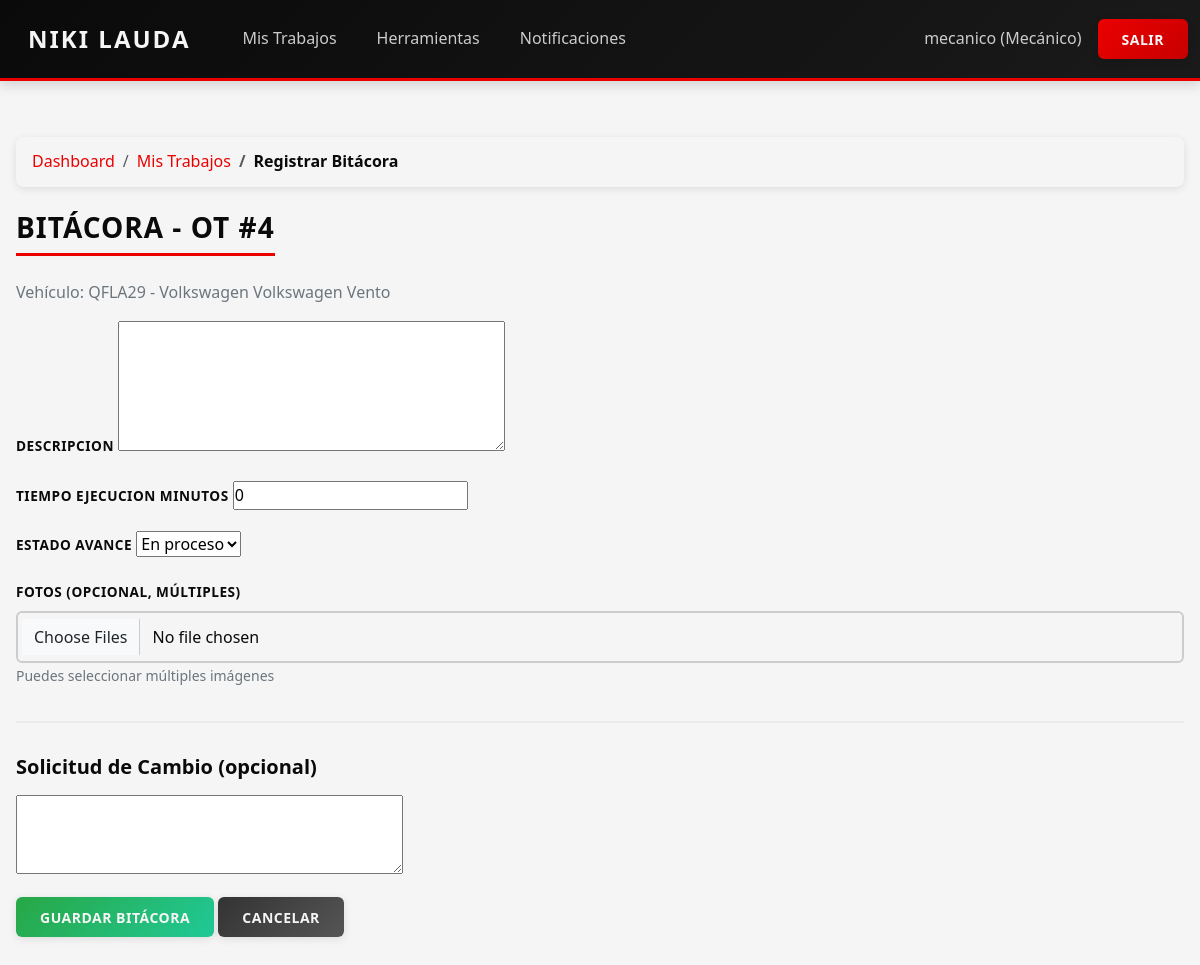
/mecanico/ot/4/bitacora/ (signed in), run on the app's committed database.
### core/models.py (models this page shows, shortened)
class PerfilUsuario(models.Model):
    usuario = models.OneToOneField(settings.AUTH_USER_MODEL, on_delete=models.CASCADE)
    rol = models.CharField(max_length=30, choices=RolUsuario.choices)

class OrdenTrabajo(models.Model):
    PRIORIDAD_CHOICES = [
        ("BAJA", "Baja"),
        ("MEDIA", "Media"),
        ("ALTA", "Alta"),
    ]
    cliente = models.ForeignKey(Cliente, on_delete=models.PROTECT)
    vehiculo = models.ForeignKey(Vehiculo, on_delete=models.PROTECT)
    mecanico = models.ForeignKey(Mecanico, on_delete=models.SET_NULL, null=True, blank=True)
    zona_trabajo = models.ForeignKey(ZonaTrabajo, on_delete=models.SET_NULL, null=True, blank=True)
    fecha_ingreso = models.DateField()
    fecha_estimada_entrega = models.DateField(blank=True, null=True)
    fecha_entrega_real = models.DateField(blank=True, null=True)
    motivo_ingreso = models.CharField(max_length=200)
    descripcion_problema = models.TextField()
    observaciones_iniciales = models.TextField(blank=True, null=True)
    estado = models.ForeignKey(EstadoOT, on_delete=models.PROTECT)
    prioridad = models.CharField(max_length=10, choices=PRIORIDAD_CHOICES, default="MEDIA")
    en_lista_espera = models.BooleanField(
        default=False,
        help_text="True si la OT está en lista de espera (RF11)."
    )
    creado_en = models.DateTimeField(auto_now_add=True)
    actualizado_en = models.DateTimeField(auto_now=True)

class Vehiculo(models.Model):
    cliente = models.ForeignKey(Cliente, on_delete=models.CASCADE, related_name="vehiculos")
    patente = models.CharField(max_length=10, unique=True)
    marca = models.ForeignKey(MarcaVehiculo, on_delete=models.PROTECT)
    modelo = models.ForeignKey(ModeloVehiculo, on_delete=models.PROTECT)
    anio = models.PositiveIntegerField()
    kilometraje = models.PositiveIntegerField()
    fecha_ultimo_servicio = models.DateField(blank=True, null=True)
    golpes_observados = models.TextField(blank=True, null=True)

class MarcaVehiculo(models.Model):
    nombre = models.CharField(max_length=100, unique=True)
    def __str__(self):
        return self.nombre

class ModeloVehiculo(models.Model):
    marca = models.ForeignKey(MarcaVehiculo, on_delete=models.CASCADE, related_name="modelos")
    nombre = models.CharField(max_length=100)
    class Meta:
        unique_together = ("marca", "nombre")
    def __str__(self):
        return f"{self.marca} {self.nombre}"

### core/views.py (the view)
# urls.py: path("mecanico/ot/<int:ot_id>/bitacora/", views.registrar_bitacora, name="registrar_bitacora"),
@login_required
@requiere_rol("MECANICO")
def registrar_bitacora(request, ot_id):
    ot = get_object_or_404(OrdenTrabajo, pk=ot_id)
    mecanico_obj = obtener_mecanico_desde_usuario(request.user)
    if not mecanico_obj:
        messages.warning(request, "Tu perfil de mecánico no está completamente configurado. Contacta al administrador.")
        return redirect("mis_trabajos")
    notification_service = NotificationService()
    if request.method == "POST":
        form = BitacoraForm(request.POST, request.FILES)
        if form.is_valid():
            bitacora = form.save(commit=False)
            bitacora.orden = ot
            bitacora.mecanico = mecanico_obj
            bitacora.save()
            imagenes = request.FILES.getlist("imagenes")
            for img in imagenes:
                FotoBitacora.objects.create(bitacora=bitacora, imagen=img)
            notification_service.notificar_bitacora_registrada(
                orden=ot,
                emisor=request.user.perfilusuario
            )
            solicitud_cambio = form.cleaned_data.get("solicitud_cambio", "").strip()
            if solicitud_cambio:
                notification_service.notificar_solicitud_cambio(
                    orden=ot,
                    mensaje=solicitud_cambio,
                    emisor=request.user.perfilusuario
                )
            messages.success(request, "Bitácora registrada correctamente.")
            return redirect("mis_trabajos")
    else:
        form = BitacoraForm()
    return render(request, "core/mecanico/registrar_bitacora.html", {
        "ot": ot,
        "form": form,
    })

### core/forms.py
class BitacoraForm(forms.ModelForm):
    imagenes = forms.FileField(
        required=False,
        label="Fotos (múltiples)",
        help_text="Puedes seleccionar múltiples archivos"
    )
    solicitud_cambio = forms.CharField(
        required=False,
        widget=forms.Textarea(attrs={'rows': 3}),
        label="Solicitud de cambio (opcional)"
    )
    class Meta:
        model = BitacoraTrabajo
        fields = ("descripcion", "tiempo_ejecucion_minutos", "estado_avance")
        widgets = {
            "descripcion": forms.Textarea(attrs={"rows": 5}),
            "tiempo_ejecucion_minutos": forms.NumberInput(attrs={"min": 0}),
        }

### core/context_processors.py (called while the page is built)
def notificaciones(request):
    context = {
        'notif_no_leidas': 0,
    }
    if request.user.is_authenticated:
        try:
            perfil = request.user.perfilusuario
            context['notif_no_leidas'] = perfil.notificaciones_recibidas.filter(leida=False).count()
        except (PerfilUsuario.DoesNotExist, AttributeError):
            pass
    return context

### core/helpers.py (called while the page is built, shortened)
def obtener_mecanico_desde_usuario(user):
    if not user or not user.is_authenticated:
        return None
    try:
        perfil = user.perfilusuario
        if perfil.rol != "MECANICO":
            return None
    except PerfilUsuario.DoesNotExist:
        return None
    nombre_completo = f"{user.first_name} {user.last_name}".strip()
    if not nombre_completo or nombre_completo == "":
        nombre_completo = user.username
    mecanico = Mecanico.objects.filter(nombre=nombre_completo).first()
    return mecanico

### core/patterns/observer.py (called while the page is built)
def get_orden_trabajo_subject() -> OrdenTrabajoSubject:
    global _orden_trabajo_subject
    if _orden_trabajo_subject is None:
        _orden_trabajo_subject = OrdenTrabajoSubject()
        _orden_trabajo_subject.attach(MecanicoObserver())
        _orden_trabajo_subject.attach(EncargadoObserver())
        _orden_trabajo_subject.attach(RecepcionistaObserver())
    return _orden_trabajo_subject

### core/templates/core/mecanico/registrar_bitacora.html (shortened to what this page needs)
{% extends "core/base.html" %}
{% block content %}
<nav aria-label="breadcrumb" class="mb-3">
    <ol class="breadcrumb">
        <li class="breadcrumb-item"><a href="{% url 'dashboard' %}">Dashboard</a></li>
        <li class="breadcrumb-item"><a href="{% url 'mis_trabajos' %}">Mis Trabajos</a></li>
        <li class="breadcrumb-item active">Registrar Bitácora</li>
    </ol>
</nav>
<h3>Bitácora - OT #{{ ot.id }}</h3>
<p class="text-muted">Vehículo: {{ ot.vehiculo.patente }} - {{ ot.vehiculo.marca }} {{ ot.vehiculo.modelo }}</p>
<form method="POST" enctype="multipart/form-data">
    <div class="mb-3">
        <label for="{{ form.descripcion.id_for_label }}" class="form-label">{{ form.descripcion.label }}</label>
        {{ form.descripcion }}
    </div>
    <div class="mb-3">
        <label for="{{ form.tiempo_ejecucion_minutos.id_for_label }}" class="form-label">{{ form.tiempo_ejecucion_minutos.label }}</label>
        {{ form.tiempo_ejecucion_minutos }}
    </div>
    <div class="mb-3">
        <label for="{{ form.estado_avance.id_for_label }}" class="form-label">{{ form.estado_avance.label }}</label>
        {{ form.estado_avance }}
    </div>
    <div class="mb-3">
        <label for="id_imagenes" class="form-label">Fotos (opcional, múltiples)</label>
        <input type="file" name="imagenes" id="id_imagenes" multiple class="form-control" accept="image/*">
        <small class="form-text text-muted">Puedes seleccionar múltiples imágenes</small>
    </div>
    <hr>
    <h5>Solicitud de Cambio (opcional)</h5>
    <div class="mb-3">
        {{ form.solicitud_cambio }}
    </div>
    <button type="submit" class="btn btn-success">Guardar Bitácora</button>
    <a href="{% url 'mis_trabajos' %}" class="btn btn-secondary">Cancelar</a>
</form>
{% endblock %}

### core/templates/core/navbar.html (shortened to what this page needs)
<nav class="navbar navbar-expand-lg navbar-dark bg-dark">
    <div class="container-fluid">
        <a class="navbar-brand" href="{% url 'dashboard' %}">Niki Lauda</a>
        <ul class="navbar-nav me-auto">
            {% if user.is_authenticated and user.perfilusuario %}
                {% if user.perfilusuario.rol == "MECANICO" %}
                    <li class="nav-item">
                        <a class="nav-link" href="{% url 'mis_trabajos' %}">Mis Trabajos</a>
                    </li>
                    <li class="nav-item">
                        <a class="nav-link" href="{% url 'herramientas' %}">Herramientas</a>
                    </li>
                {% endif %}
                <li class="nav-item">
                    <a class="nav-link" href="{% url 'notificaciones' %}">
                        Notificaciones
                    </a>
                </li>
            {% endif %}
        </ul>
        {% if user.is_authenticated %}
            <span class="navbar-text text-white me-3">
                {{ user.username }}{% if user.perfilusuario %} ({{ user.perfilusuario.get_rol_display }}){% endif %}
            </span>
            <a class="btn btn-danger" href="{% url 'logout' %}">Salir</a>
        {% else %}
            <a class="btn btn-primary" href="{% url 'login' %}">Iniciar Sesión</a>
            <a class="btn btn-outline-light ms-2" href="{% url 'registro' %}">Registrarse</a>
        {% endif %}
    </div>
</nav>

### core/static/core/style.css (style rules this page uses)
:root { --color-negro: #0A0A0A; --color-rojo: #EB0000; --color-blanco: #F5F5F5; --color-gris: #CCCCCC; --color-gris-oscuro: #333333; --color-gris-claro: #E5E5E5; --sombra-suave: 0 2px 8px rgba(0, 0, 0, 0.1); --sombra-media: 0 4px 12px rgba(0, 0, 0, 0.15); --sombra-fuerte: 0 6px 20px rgba(235, 0, 0, 0.2); --transicion: none; }
* { margin: 0; padding: 0; box-sizing: border-box; }
body { font-family: 'Segoe UI', Tahoma, Geneva, Verdana, sans-serif; background-color: var(--color-blanco); color: var(--color-negro); line-height: 1.6; min-height: 100vh; }
.navbar { background: linear-gradient(135deg, var(--color-negro) 0%, #1a1a1a 100%) !important; border-bottom: 3px solid var(--color-rojo); box-shadow: var(--sombra-media); padding: 0.75rem 0; }
.navbar-brand { font-weight: 700; font-size: 1.5rem; color: var(--color-blanco) !important; text-transform: uppercase; letter-spacing: 2px; padding: 0.5rem 1rem; }
.nav-link { color: var(--color-gris) !important; font-weight: 500; padding: 0.5rem 1rem !important; border-radius: 4px; margin: 0 0.25rem; }
.navbar-text { color: var(--color-gris) !important; font-weight: 500; }
.btn { border-radius: 6px; font-weight: 600; padding: 0.6rem 1.5rem; border: none; text-transform: uppercase; letter-spacing: 0.5px; font-size: 0.875rem; }
.btn-success { background: linear-gradient(135deg, #28a745 0%, #20c997 100%); color: var(--color-blanco); box-shadow: var(--sombra-suave); }
.btn-danger { background: linear-gradient(135deg, var(--color-rojo) 0%, #c80000 100%); color: var(--color-blanco); box-shadow: var(--sombra-suave); }
.btn-secondary { background: linear-gradient(135deg, var(--color-gris-oscuro) 0%, #555555 100%); color: var(--color-blanco); box-shadow: var(--sombra-suave); }
.form-control, .form-select { border: 2px solid var(--color-gris); border-radius: 6px; padding: 0.75rem 1rem; background-color: var(--color-blanco); color: var(--color-negro); }
.form-label { font-weight: 600; color: var(--color-negro); margin-bottom: 0.5rem; text-transform: uppercase; font-size: 0.85rem; letter-spacing: 0.5px; }
.breadcrumb { background: var(--color-blanco); border-radius: 8px; padding: 0.75rem 1rem; box-shadow: var(--sombra-suave); margin-bottom: 1.5rem; }
.breadcrumb-item a { color: var(--color-rojo); text-decoration: none; font-weight: 500; }
.breadcrumb-item.active { color: var(--color-negro); font-weight: 600; }
h3 { color: var(--color-negro); font-weight: 700; margin-bottom: 1.5rem; text-transform: uppercase; letter-spacing: 1px; border-bottom: 3px solid var(--color-rojo); padding-bottom: 0.5rem; display: inline-block; }
h5 { color: var(--color-negro); font-weight: 600; margin-bottom: 1rem; }
.text-muted { color: #6c757d !important; }
.mb-3 { margin-bottom: 1rem !important; }
.me-3 { margin-right: 1rem !important; }
a { color: var(--color-rojo); text-decoration: none; }
hr { border: none; border-top: 2px solid var(--color-gris); margin: 2rem 0; }

### data on the page
OrdenTrabajo: id "4", vehiculo.patente "QFLA29", vehiculo.marca "Volkswagen", vehiculo.modelo "Volkswagen Vento"

### other printed values
{{ user.username }} "mecanico"
{{ user.perfilusuario.get_rol_display }} "Mecánico"
